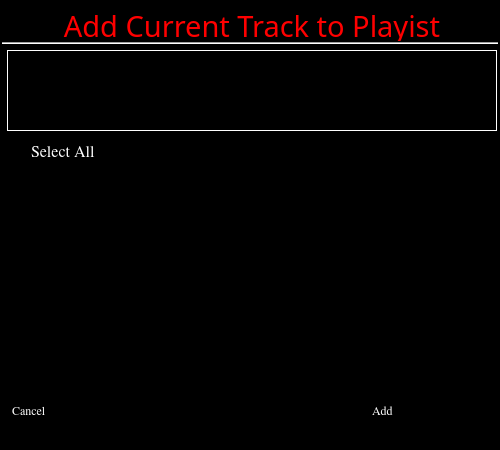
<?xml version="1.0" encoding="UTF-8"?>
<ui version="4.0">
 <class>FrmAddToPlaylist</class>
 <widget class="QDialog" name="FrmAddToPlaylist">
  <property name="geometry">
   <rect>
    <x>0</x>
    <y>0</y>
    <width>500</width>
    <height>450</height>
   </rect>
  </property>
  <property name="palette">
   <palette>
    <active>
     <colorrole role="WindowText">
      <brush brushstyle="SolidPattern">
       <color alpha="255">
        <red>255</red>
        <green>255</green>
        <blue>255</blue>
       </color>
      </brush>
     </colorrole>
     <colorrole role="Text">
      <brush brushstyle="SolidPattern">
       <color alpha="255">
        <red>255</red>
        <green>255</green>
        <blue>255</blue>
       </color>
      </brush>
     </colorrole>
     <colorrole role="ButtonText">
      <brush brushstyle="SolidPattern">
       <color alpha="255">
        <red>255</red>
        <green>255</green>
        <blue>255</blue>
       </color>
      </brush>
     </colorrole>
     <colorrole role="Base">
      <brush brushstyle="SolidPattern">
       <color alpha="255">
        <red>0</red>
        <green>0</green>
        <blue>0</blue>
       </color>
      </brush>
     </colorrole>
     <colorrole role="Window">
      <brush brushstyle="SolidPattern">
       <color alpha="255">
        <red>0</red>
        <green>0</green>
        <blue>0</blue>
       </color>
      </brush>
     </colorrole>
    </active>
    <inactive>
     <colorrole role="WindowText">
      <brush brushstyle="SolidPattern">
       <color alpha="255">
        <red>255</red>
        <green>255</green>
        <blue>255</blue>
       </color>
      </brush>
     </colorrole>
     <colorrole role="Text">
      <brush brushstyle="SolidPattern">
       <color alpha="255">
        <red>255</red>
        <green>255</green>
        <blue>255</blue>
       </color>
      </brush>
     </colorrole>
     <colorrole role="ButtonText">
      <brush brushstyle="SolidPattern">
       <color alpha="255">
        <red>255</red>
        <green>255</green>
        <blue>255</blue>
       </color>
      </brush>
     </colorrole>
     <colorrole role="Base">
      <brush brushstyle="SolidPattern">
       <color alpha="255">
        <red>0</red>
        <green>0</green>
        <blue>0</blue>
       </color>
      </brush>
     </colorrole>
     <colorrole role="Window">
      <brush brushstyle="SolidPattern">
       <color alpha="255">
        <red>0</red>
        <green>0</green>
        <blue>0</blue>
       </color>
      </brush>
     </colorrole>
    </inactive>
    <disabled>
     <colorrole role="WindowText">
      <brush brushstyle="SolidPattern">
       <color alpha="255">
        <red>122</red>
        <green>122</green>
        <blue>122</blue>
       </color>
      </brush>
     </colorrole>
     <colorrole role="Text">
      <brush brushstyle="SolidPattern">
       <color alpha="255">
        <red>122</red>
        <green>122</green>
        <blue>122</blue>
       </color>
      </brush>
     </colorrole>
     <colorrole role="ButtonText">
      <brush brushstyle="SolidPattern">
       <color alpha="255">
        <red>122</red>
        <green>122</green>
        <blue>122</blue>
       </color>
      </brush>
     </colorrole>
     <colorrole role="Base">
      <brush brushstyle="SolidPattern">
       <color alpha="255">
        <red>0</red>
        <green>0</green>
        <blue>0</blue>
       </color>
      </brush>
     </colorrole>
     <colorrole role="Window">
      <brush brushstyle="SolidPattern">
       <color alpha="255">
        <red>0</red>
        <green>0</green>
        <blue>0</blue>
       </color>
      </brush>
     </colorrole>
    </disabled>
   </palette>
  </property>
  <property name="font">
   <font>
    <family>Nimbus Roman No9 L</family>
   </font>
  </property>
  <property name="windowTitle">
   <string>Dialog</string>
  </property>
  <widget class="QFrame" name="frame">
   <property name="geometry">
    <rect>
     <x>2</x>
     <y>2</y>
     <width>496</width>
     <height>446</height>
    </rect>
   </property>
   <property name="frameShape">
    <enum>QFrame::StyledPanel</enum>
   </property>
   <property name="frameShadow">
    <enum>QFrame::Raised</enum>
   </property>
   <widget class="SKG_Button" name="btnAdd">
    <property name="geometry">
     <rect>
      <x>370</x>
      <y>378</y>
      <width>121</width>
      <height>61</height>
     </rect>
    </property>
    <property name="autoFillBackground">
     <bool>true</bool>
    </property>
    <property name="text">
     <string>Add</string>
    </property>
   </widget>
   <widget class="QCheckBox" name="chkSelectAll">
    <property name="geometry">
     <rect>
      <x>10</x>
      <y>138</y>
      <width>171</width>
      <height>22</height>
     </rect>
    </property>
    <property name="font">
     <font>
      <family>Nimbus Roman No9 L</family>
      <pointsize>12</pointsize>
     </font>
    </property>
    <property name="styleSheet">
     <string notr="true">background:black;
color:white
</string>
    </property>
    <property name="text">
     <string>Select All</string>
    </property>
   </widget>
   <widget class="QLabel" name="lblInstructions">
    <property name="geometry">
     <rect>
      <x>5</x>
      <y>48</y>
      <width>490</width>
      <height>81</height>
     </rect>
    </property>
    <property name="font">
     <font>
      <family>Nimbus Roman No9 L</family>
      <pointsize>14</pointsize>
      <weight>75</weight>
      <bold>true</bold>
     </font>
    </property>
    <property name="frameShape">
     <enum>QFrame::Box</enum>
    </property>
    <property name="text">
     <string/>
    </property>
    <property name="alignment">
     <set>Qt::AlignCenter</set>
    </property>
    <property name="wordWrap">
     <bool>true</bool>
    </property>
   </widget>
   <widget class="QLabel" name="lblHeader">
    <property name="geometry">
     <rect>
      <x>0</x>
      <y>8</y>
      <width>500</width>
      <height>31</height>
     </rect>
    </property>
    <property name="palette">
     <palette>
      <active>
       <colorrole role="WindowText">
        <brush brushstyle="SolidPattern">
         <color alpha="255">
          <red>255</red>
          <green>0</green>
          <blue>0</blue>
         </color>
        </brush>
       </colorrole>
       <colorrole role="Text">
        <brush brushstyle="SolidPattern">
         <color alpha="255">
          <red>255</red>
          <green>0</green>
          <blue>0</blue>
         </color>
        </brush>
       </colorrole>
      </active>
      <inactive>
       <colorrole role="WindowText">
        <brush brushstyle="SolidPattern">
         <color alpha="255">
          <red>255</red>
          <green>0</green>
          <blue>0</blue>
         </color>
        </brush>
       </colorrole>
       <colorrole role="Text">
        <brush brushstyle="SolidPattern">
         <color alpha="255">
          <red>255</red>
          <green>0</green>
          <blue>0</blue>
         </color>
        </brush>
       </colorrole>
      </inactive>
      <disabled>
       <colorrole role="WindowText">
        <brush brushstyle="SolidPattern">
         <color alpha="255">
          <red>133</red>
          <green>131</green>
          <blue>127</blue>
         </color>
        </brush>
       </colorrole>
       <colorrole role="Text">
        <brush brushstyle="SolidPattern">
         <color alpha="255">
          <red>133</red>
          <green>131</green>
          <blue>127</blue>
         </color>
        </brush>
       </colorrole>
      </disabled>
     </palette>
    </property>
    <property name="font">
     <font>
      <family>Digital-7</family>
      <pointsize>22</pointsize>
     </font>
    </property>
    <property name="text">
     <string>Add Current Track to Playist</string>
    </property>
    <property name="alignment">
     <set>Qt::AlignCenter</set>
    </property>
   </widget>
   <widget class="SKG_Button" name="btnCancel">
    <property name="geometry">
     <rect>
      <x>10</x>
      <y>378</y>
      <width>121</width>
      <height>61</height>
     </rect>
    </property>
    <property name="autoFillBackground">
     <bool>true</bool>
    </property>
    <property name="text">
     <string>Cancel</string>
    </property>
   </widget>
   <widget class="QListWidget" name="listPlaylists">
    <property name="geometry">
     <rect>
      <x>10</x>
      <y>169</y>
      <width>480</width>
      <height>201</height>
     </rect>
    </property>
    <property name="font">
     <font>
      <pointsize>12</pointsize>
     </font>
    </property>
   </widget>
   <widget class="Line" name="line">
    <property name="geometry">
     <rect>
      <x>0</x>
      <y>40</y>
      <width>500</width>
      <height>3</height>
     </rect>
    </property>
    <property name="orientation">
     <enum>Qt::Horizontal</enum>
    </property>
   </widget>
  </widget>
 </widget>
 <customwidgets>
  <customwidget>
   <class>SKG_Button</class>
   <extends>QLabel</extends>
   <header>skg_button.h</header>
  </customwidget>
 </customwidgets>
 <resources/>
 <connections/>
</ui>
